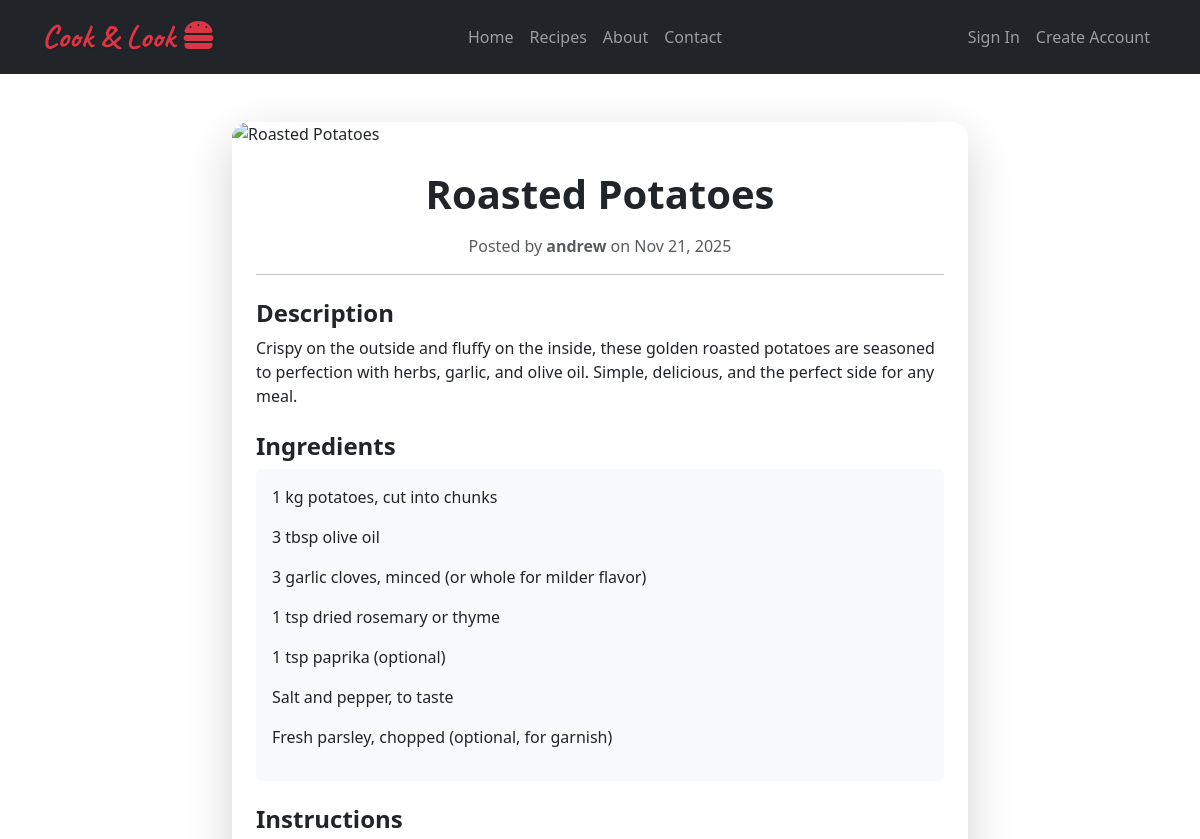
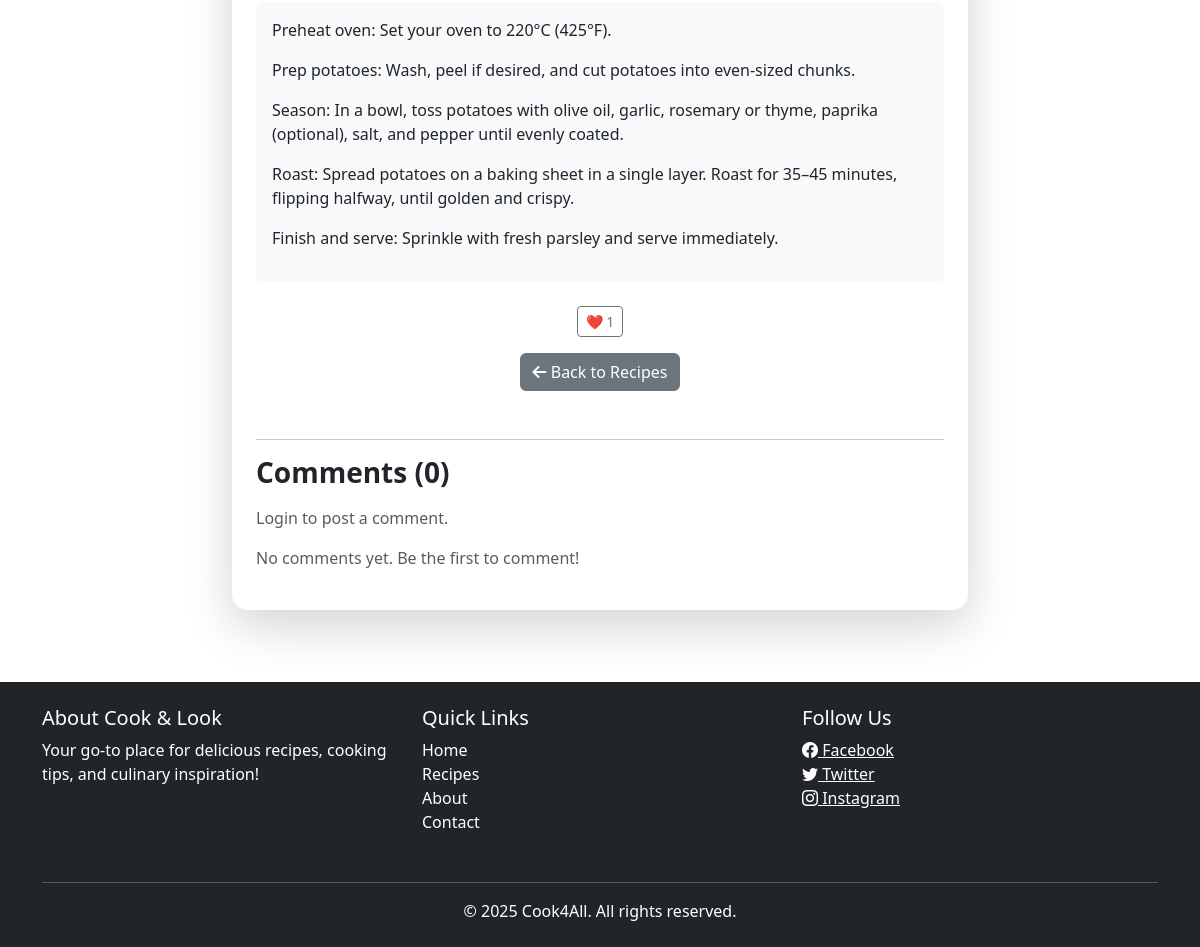
The app's page /recipes/3/ with its own data (2 pictures, top to bottom).
### recipes/models.py (models this page shows, shortened)
class Recipe(models.Model):
    author = models.ForeignKey(User, on_delete=models.CASCADE, related_name="recipes")
    title = models.CharField(max_length=200)
    description = models.TextField()
    ingredients = models.TextField()
    instructions = models.TextField()
    image = CloudinaryField('image', blank=True, null=True)
    created_at = models.DateTimeField(auto_now_add=True)
    likes = models.ManyToManyField(User, related_name="liked_recipes", blank=True)
    saved_by = models.ManyToManyField(User, related_name="saved_recipes", blank=True)
    def total_likes(self):
        return self.likes.count()

### recipes/views.py (the view)
# urls.py: path("<int:pk>/", RecipeDetailView.as_view(), name="recipe_detail"),
class RecipeDetailView(DetailView):
    model = Recipe
    template_name = "recipes/recipe_detail.html"
    context_object_name = "recipe"

### recipes/templates/recipes/recipe_detail.html (shortened to what this page needs)
{% extends 'base.html' %}
{% load static %}
{% load humanize %}
{% block content %}
<link rel="stylesheet" href="{% static 'recipes/recipe_detail.css' %}">
<div class="container mt-5">
    <div class="row justify-content-center">
        <div class="col-lg-8">
            <div class="card shadow-lg border-0 rounded-4 mb-4">
                {% if recipe.image %}
                <img src="{{ recipe.image.url }}" alt="{{ recipe.title }}" class="card-img-top recipe-image">
                {% endif %}
                <div class="card-body p-4">
                    <h1 class="fw-bold mb-3 text-center">{{ recipe.title }}</h1>
                    <p class="text-muted text-center">
                        Posted by
                        <strong>{{ recipe.author.username }}</strong>
                        on {{ recipe.created_at|date:"M d, Y" }}
                    </p>
                    <hr>
                    <h4 class="mt-4 fw-semibold">Description</h4>
                    <p>{{ recipe.description }}</p>
                    <h4 class="mt-4 fw-semibold">Ingredients</h4>
                    <div class="bg-light p-3 rounded">
                        {{ recipe.ingredients|linebreaks }}
                    </div>
                    <h4 class="mt-4 fw-semibold">Instructions</h4>
                    <div class="bg-light p-3 rounded">
                        {{ recipe.instructions|linebreaks }}
                    </div>
                    <div class="mt-4 text-center">
                        {% if user.is_authenticated %}
                        <form action="{% url 'recipe_like' recipe.pk %}" method="post" class="d-inline">
                            {% csrf_token %}
                            <button type="submit" class="btn btn-outline-danger btn-sm">
                                ❤️ {{ recipe.total_likes }}
                            </button>
                        </form>
                        {% else %}
                        <span class="btn btn-outline-secondary btn-sm">
                            ❤️ {{ recipe.total_likes }}
                        </span>
                        {% endif %}
                    </div>
                    <div class="mt-3 text-center mb-5">
                        <a href="{% url 'recipe_list' %}" class="btn btn-secondary">
                            <i class="fa-solid fa-arrow-left"></i> Back to Recipes
                        </a>
                    </div>
                    <hr>
                    <h3 class="fw-semibold mb-3">Comments ({{ recipe.comments.count }})</h3>
                    {% if user.is_authenticated %}
                    <form action="{% url 'add_comment' recipe.pk %}" method="post" class="mb-4">
                        {% csrf_token %}
                        <div class="mb-2">
                            <textarea name="content" class="form-control" rows="3" placeholder="Write a comment..."></textarea>
                        </div>
                        <button type="submit" class="btn btn-secondary btn-sm">Post Comment</button>
                    </form>
                    {% else %}
                    <p class="text-muted">Login to post a comment.</p>
                    {% endif %}
                    <div class="list-group">
                        {% for comment in recipe.comments.all|dictsortreversed:"created_at" %}
                        <div class="list-group-item d-flex justify-content-between align-items-start">
                            <div>
                                <strong>{{ comment.author.username }}</strong>
                                <small class="text-muted"> • {{ comment.created_at|naturaltime }}</small>
                                <p class="mb-0">{{ comment.content }}</p>
                            </div>
                            {% if user == comment.author %}
                            <div>
                                <form action="{% url 'delete_comment' recipe.pk comment.id %}" method="post">
                                    {% csrf_token %}
                                    <button type="submit" class="btn btn-outline-danger btn-sm">Delete</button>
                                </form>
                            </div>
                            {% endif %}
                        </div>
                        {% empty %}
                        <p class="text-muted">No comments yet. Be the first to comment!</p>
                        {% endfor %}
                    </div>
                </div>
            </div>
        </div>
    </div>
</div>
{% endblock %}

### recipes/static/recipes/recipe_detail.css (style rules this page uses)
.recipe-image { max-height: 400px; object-fit: cover; border-top-left-radius: 1rem; border-top-right-radius: 1rem; }

### records on screen
Recipe: title "Roasted Potatoes", author.username "andrew", created_at "Nov 21, 2025", description "Crispy on the outside and fluffy on the inside, these golden roasted potatoes are seasoned to perfection with herbs, garlic, and olive oil. Simple, delicious, and the perfect side for any meal.", ingredients "1 kg potatoes, cut into chunks 3 tbsp olive oil 3 garlic cloves, minced (or whole for milder flavor) 1 tsp dried rosemary or thyme 1 tsp paprika (optional) Salt and pepper, to taste Fresh parsley, chopped (optional, for garnish)", instructions "Preheat oven: Set your oven to 220°C (425°F). Prep potatoes: Wash, peel if desired, and cut potatoes into even-sized chunks. Season: In a bowl, toss potatoes with olive oil, garlic, rosemary or thyme, paprika (optional), salt, and pepper until evenly coated. Roast: Spread potatoes on a baking sheet in a single layer. Roast for 35–45 minutes, flipping halfway, until golden and crispy. Finish and serve: Sprinkle with fresh parsley and serve immediately.", total_likes "1", comments.count "0"
